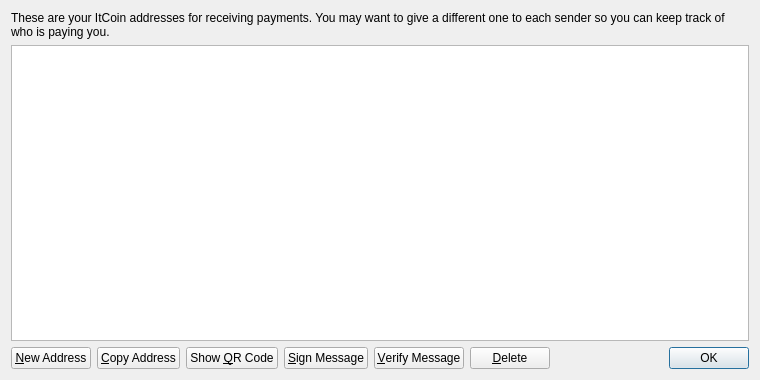
<?xml version="1.0" encoding="UTF-8"?>
<ui version="4.0">
 <class>AddressBookPage</class>
 <widget class="QWidget" name="AddressBookPage">
  <property name="geometry">
   <rect>
    <x>0</x>
    <y>0</y>
    <width>760</width>
    <height>380</height>
   </rect>
  </property>
  <property name="windowTitle">
   <string>Address Book</string>
  </property>
  <layout class="QVBoxLayout" name="verticalLayout">
   <item>
    <widget class="QLabel" name="labelExplanation">
     <property name="text">
      <string>These are your ItCoin addresses for receiving payments. You may want to give a different one to each sender so you can keep track of who is paying you.</string>
     </property>
     <property name="textFormat">
      <enum>Qt::PlainText</enum>
     </property>
     <property name="wordWrap">
      <bool>true</bool>
     </property>
    </widget>
   </item>
   <item>
    <widget class="QTableView" name="tableView">
     <property name="contextMenuPolicy">
      <enum>Qt::CustomContextMenu</enum>
     </property>
     <property name="toolTip">
      <string>Double-click to edit address or label</string>
     </property>
     <property name="tabKeyNavigation">
      <bool>false</bool>
     </property>
     <property name="alternatingRowColors">
      <bool>true</bool>
     </property>
     <property name="selectionMode">
      <enum>QAbstractItemView::SingleSelection</enum>
     </property>
     <property name="selectionBehavior">
      <enum>QAbstractItemView::SelectRows</enum>
     </property>
     <property name="sortingEnabled">
      <bool>true</bool>
     </property>
     <attribute name="verticalHeaderVisible">
      <bool>false</bool>
     </attribute>
    </widget>
   </item>
   <item>
    <layout class="QHBoxLayout" name="horizontalLayout">
     <item>
      <widget class="QPushButton" name="newAddressButton">
       <property name="toolTip">
        <string>Create a new address</string>
       </property>
       <property name="text">
        <string>&amp;New Address</string>
       </property>
       <property name="icon">
        <iconset resource="../bitcoin.qrc">
         <normaloff>:/icons/add</normaloff>:/icons/add</iconset>
       </property>
      </widget>
     </item>
     <item>
      <widget class="QPushButton" name="copyToClipboard">
       <property name="toolTip">
        <string>Copy the currently selected address to the system clipboard</string>
       </property>
       <property name="text">
        <string>&amp;Copy Address</string>
       </property>
       <property name="icon">
        <iconset resource="../bitcoin.qrc">
         <normaloff>:/icons/editcopy</normaloff>:/icons/editcopy</iconset>
       </property>
      </widget>
     </item>
     <item>
      <widget class="QPushButton" name="showQRCode">
       <property name="text">
        <string>Show &amp;QR Code</string>
       </property>
       <property name="icon">
        <iconset resource="../bitcoin.qrc">
         <normaloff>:/icons/qrcode</normaloff>:/icons/qrcode</iconset>
       </property>
      </widget>
     </item>
     <item>
      <widget class="QPushButton" name="signMessage">
       <property name="toolTip">
        <string>Sign a message to prove you own a Bitcoin address</string>
       </property>
       <property name="text">
        <string>&amp;Sign Message</string>
       </property>
       <property name="icon">
        <iconset resource="../bitcoin.qrc">
         <normaloff>:/icons/edit</normaloff>:/icons/edit</iconset>
       </property>
      </widget>
     </item>
     <item>
      <widget class="QPushButton" name="verifyMessage">
       <property name="toolTip">
        <string>Verify a message to ensure it was signed with a specified Bitcoin address</string>
       </property>
       <property name="text">
        <string>&amp;Verify Message</string>
       </property>
       <property name="icon">
        <iconset resource="../bitcoin.qrc">
         <normaloff>:/icons/transaction_0</normaloff>:/icons/transaction_0</iconset>
       </property>
      </widget>
     </item>
     <item>
      <widget class="QPushButton" name="deleteButton">
       <property name="toolTip">
        <string>Delete the currently selected address from the list. Only sending addresses can be deleted.</string>
       </property>
       <property name="text">
        <string>&amp;Delete</string>
       </property>
       <property name="icon">
        <iconset resource="../bitcoin.qrc">
         <normaloff>:/icons/remove</normaloff>:/icons/remove</iconset>
       </property>
      </widget>
     </item>
     <item>
      <spacer name="horizontalSpacer">
       <property name="orientation">
        <enum>Qt::Horizontal</enum>
       </property>
       <property name="sizeHint" stdset="0">
        <size>
         <width>40</width>
         <height>20</height>
        </size>
       </property>
      </spacer>
     </item>
     <item>
      <widget class="QDialogButtonBox" name="buttonBox">
       <property name="sizePolicy">
        <sizepolicy hsizetype="Maximum" vsizetype="Fixed">
         <horstretch>0</horstretch>
         <verstretch>0</verstretch>
        </sizepolicy>
       </property>
       <property name="standardButtons">
        <set>QDialogButtonBox::Ok</set>
       </property>
      </widget>
     </item>
    </layout>
   </item>
  </layout>
 </widget>
 <resources>
  <include location="../bitcoin.qrc"/>
 </resources>
 <connections/>
</ui>
